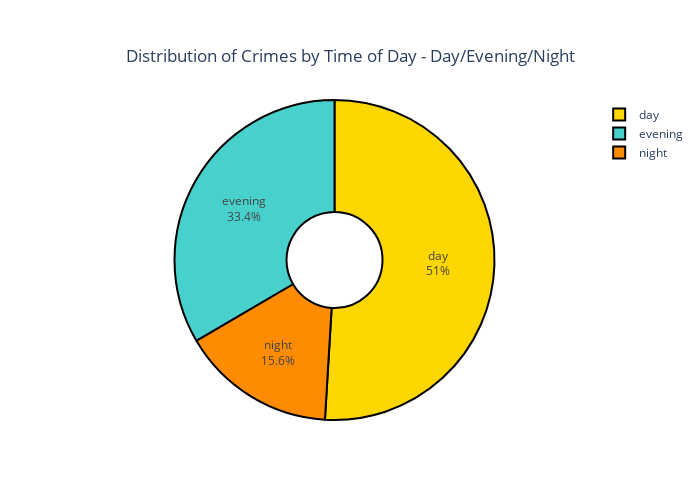

The notebook cell this image was saved under:
### Code cell
# importing plotly to create a pie chart visual
import plotly.express as px

# define a list of colours for the pie chart
colors = ['gold', 'mediumturquoise', 'darkorange']

# creating a pie chart using plotly express with time_of_day as the data source
fig = px.pie(data_frame = time_of_day, # data source
             values = 'Incident Count', # count by time of day 
             names = 'Time of Day (ENG)', # passing the English labels as the label 
             title = 'Distribution of Crimes by Time of Day - Day/Evening/Night', # setting the title for the pie chart
             width = 700, # width of the chart in pixels
             height = 500, # height of the chart in pixels
             hole = .3) # size of the donut hole

# aligning title to the centre
fig.update_layout(title = {'y' : 0.9, 'x' : 0.5})

fig.update_traces(textposition = 'inside', # position of the text label within the pie chart
                  textinfo = 'percent+label', # format of the text labels in the chart
                  textfont_size=12, # font size of the tect labels in the chart
                  marker=dict(colors=colors, line=dict(color='#000000', width=2))) # properties of the lines separating the sections

# displaying styled chart
fig.show();

### Figure 1 — Plotly figure (JSON) as saved in the notebook; plotly's stock layout.template omitted (floating-point values rounded to 4 significant figures)
{"data": [{"domain": {"x": [0, 1], "y": [0, 1]}, "hole": 0.3, "hovertemplate": "Time of Day (ENG)=%{label}<br>Incident Count=%{value}<extra></extra>", "labels": ["day", "evening", "night"], "legendgroup": "", "marker": {"colors": ["gold", "mediumturquoise", "darkorange"], "line": {"color": "#000000", "width": 2}}, "name": "", "showlegend": true, "textfont": {"size": 12}, "textinfo": "percent+label", "textposition": "inside", "type": "pie", "values": [124382, 81612, 38123]}], "layout": {"height": 500, "legend": {"tracegroupgap": 0}, "title": {"text": "Distribution of Crimes by Time of Day - Day/Evening/Night", "x": 0.5, "y": 0.9}, "width": 700}}
